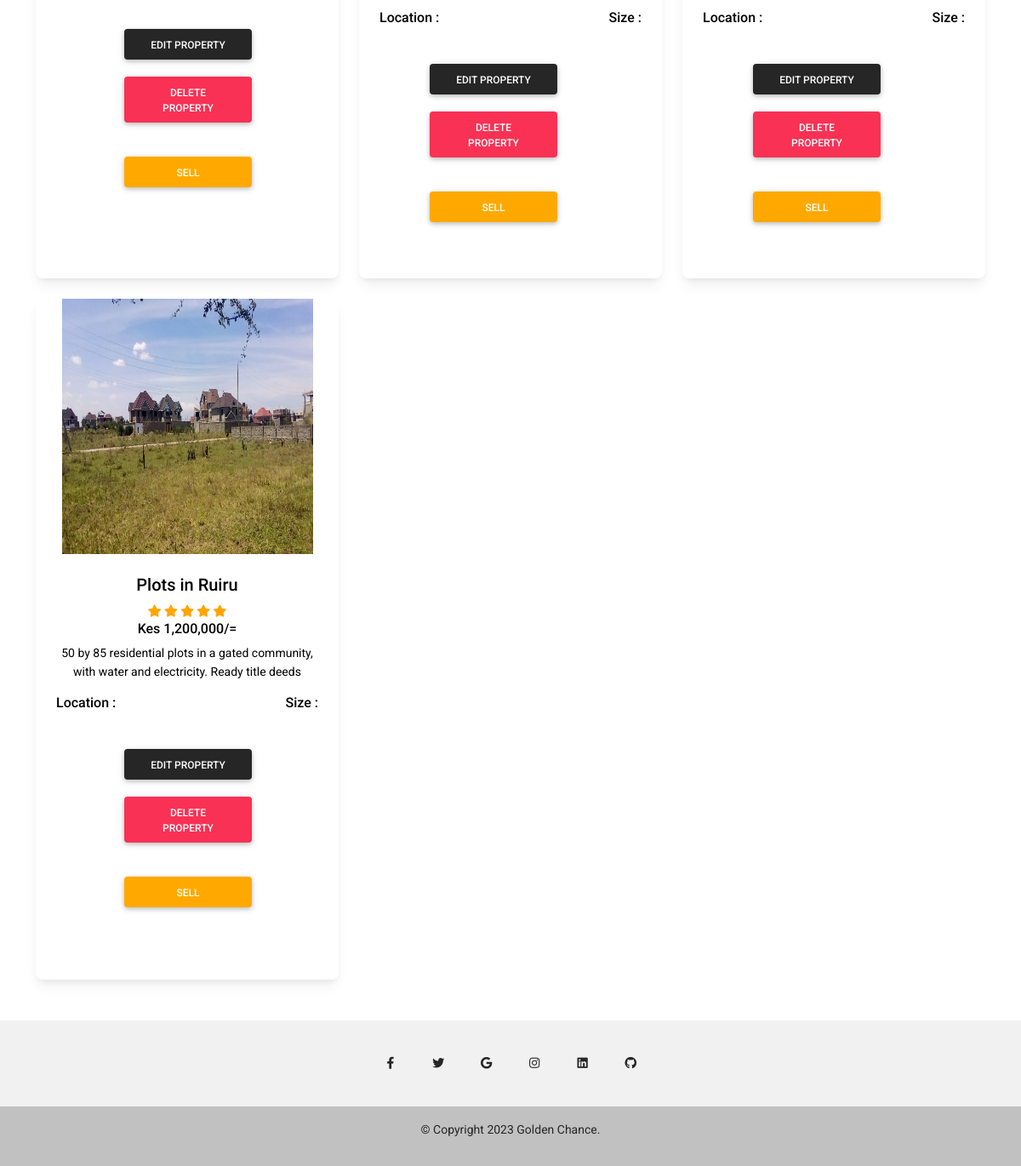
Page /Site/php/Admin/admin.php (signed in, lower part) on the earlier database version.
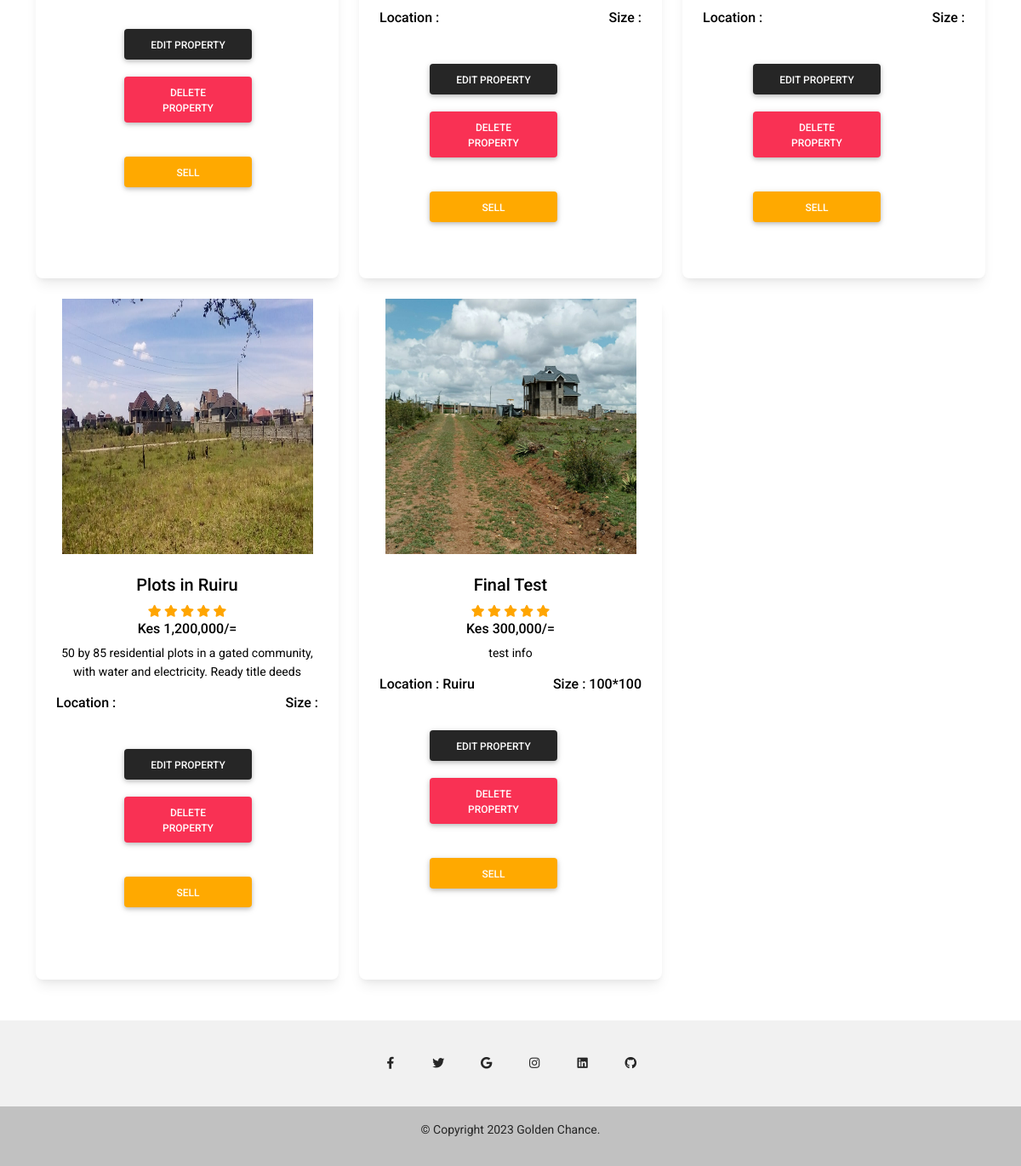
Same page on the later database version.
### tables this page shows
CREATE TABLE `products` (
  `id` int(11) NOT NULL,
  `productname` varchar(100) NOT NULL,
  `price` int(100) NOT NULL,
  `productinfo` varchar(100) NOT NULL,
  `productimage` varchar(100) NOT NULL,
  `ext` varchar(100) NOT NULL,
  `category` varchar(100) NOT NULL,
  `products` varchar(100) NOT NULL,
  `code` varchar(100) NOT NULL,
  `location` varchar(100) NOT NULL,
  `size` varchar(100) NOT NULL,
  `Date` date NOT NULL,
  `Time` time(1) NOT NULL
);

### Site/php/Admin/admin.php (the view, shortened to what the changed rows need)
<?php
require_once '../includes/config.php';
$sql="SELECT * FROM admin where role='" . $_SESSION["role"] . "' GROUP BY role";
$stmt = $DBH->prepare($sql);
$stmt->execute();
?>
<!DOCTYPE html>
<html lang="en">
  <head>
    <link
      rel="stylesheet"
      href="https://use.fontawesome.com/releases/v5.15.2/css/all.css"
    />
    <link href="https://cdn.jsdelivr.net/npm/bootstrap@5.0.2/dist/css/bootstrap.min.css" rel="stylesheet">
    <link rel ="stylesheet" type = "text/css" href ="css/admin.css">
    <link rel="stylesheet" href="../../css/styles.css" />
    <link rel="stylesheet" href="../../css/extrastyles.css" />
  </head>
  <body>
    <main class="mt-5">
      <div class="container">
    <br>
    <br>
    <br><br>
        <?php
         require_once '../includes/config.php';
         if (isset($_POST['submit'])){
         $search = $_POST['search'];
        $sql="SELECT * FROM products where (category LIKE '%" . $_POST["search"] . "%') OR (productname LIKE '%" . $_POST["search"] . "%') OR (productinfo LIKE '%" . $_POST["search"] . "%')OR (price LIKE '%" . $_POST["search"] . "%') OR (products LIKE '%" . $_POST["search"] . "%') GROUP BY code ";
        $stmt = $DBH->prepare($sql);
        $stmt->execute();
        $total = $stmt->rowCount();
      }
      else{
        $sql="SELECT * FROM products GROUP BY code ";
        $stmt = $DBH->prepare($sql);
        $stmt->execute();
      }
    ?>
        <section class="text-center mb-4" >
        <?php
          $t = 0;
          while($row = $stmt->fetchObject()) {
            $t++;
                if($t == 1)
                {
        ?>
      <div class="row" style="display:flex;">
            <div class="col-lg-4 col-md-12 mb-4">
              <div class="card" style="height:800px;">
                <div class="bg-image hover-overlay ripple" data-mdb-ripple-color="light">
                  <?php if ($row->ext == 'mp4') { ?>
                    <video style="max-width:295px; height:300px;" autoplay muted loop>
                       <source src="<?php echo "products/". "{$row->productimage}";?>">
                    </video>
                    <?php } else { ?>
                      <img src="<?php echo "products/" . "{$row->productimage}"; ?>" class="img-fluid" style="max-width:295px; height:300px;" />
                    <?php } ?>
                </div>
                <div class="card-body">
                  <h5 class="card-title"><?php echo "{$row->productname}"; ?></h5>
                  <span class="fa fa-star checked"></span>
                  <span class="fa fa-star checked"></span>
                  <span class="fa fa-star checked"></span>
                  <span class="fa fa-star checked"></span>
                  <span class="fa fa-star checked"></span>
                  <h6>Kes <?php echo number_format($row->price); ?>/=</h6>
                  <p class="card-text">
                  <?php echo "{$row->productinfo}"; ?>
                  </p>
                  <div class="location-size"><h6 style="float:left;">Location : <?php echo "{$row->location}"; ?></h6> <h6 style="float:right;">Size : <?php echo "{$row->size}"; ?></h6></div>
                  <br><br>
                  <div class="tools" style="display:flex;margin-left:-40px;">
                  <div class="tools" style="display:flex;margin-left:100px;">
                    <div class="delete-edit" style="margin-left:auto;margin-right:auto;display:block;">
                      <div class="edit" >
                        <a href="editproperties.php?property=<?php echo "{$row->code}"; ?>"><button style="margin-top:20px;" class="btn btn-dark ">Edit Property</button></a>
                      </div>
                      <form action="deleteproducts.php" method="post" style="box-shadow:none;">
                        <button type="submit" class="btn btn-danger " name="deleteproduct_btn">DELETE PROPERTY</button>
                      </form>
                        <?php
                          require_once '../includes/config.php';
                          $sql1="SELECT * FROM soldout WHERE propertyId = '$row->code' ";
                          $stmt1 = $DBH->prepare($sql1);
                          $stmt1->execute();
                          if($stmt1->rowCount() == 1) {
                          while($row1 = $stmt1->fetchObject()) {
                         ?>
                        <a class="btn btn-danger" style="cursor: no-drop;">SOLD OUT</a>
                        <?php }}else{?>
                        <form action="deleteproducts.php" method="post" style="box-shadow:none;">
                          <button type="submit" class="btn btn-warning" name="soldbtn">SEll</button>
                        </form>
                        <?php }?>
                    </div>
                  </div>
                 </div>
                  <br>
                </div>
              </div>
            </div>
        <?php
            }else if($t == 3){
              ?>
              <div class="col-lg-4 col-md-12 mb-4">
              <div class="card" style="height:800px;">
                <div class="card-body">
                  <div class="location-size"><h6 style="float:left;">Location : <?php echo "{$row->location}"; ?></h6> <h6 style="float:right;">Size : <?php echo "{$row->size}"; ?></h6></div>
                  <br><br>
                  <div class="tools" style="display:flex;margin-left:-40px;">
                    <div class="delete-edit" style="margin-left:auto;margin-right:auto;display:block;">
                       <div class="edit" >
                         <a href="editproperties.php?property=<?php echo "{$row->code}"; ?>"><button style="margin-top:20px;" class="btn btn-dark ">Edit Property</button></a>
                      </div>
                      <form action="deleteproducts.php" method="post" style="box-shadow:none;">
                        <button type="submit" class="btn btn-danger " name="deleteproduct_btn">DELETE PROPERTY</button>
                      </form>
                        <?php
                          require_once '../includes/config.php';
                          $sql1="SELECT * FROM soldout WHERE propertyId = '$row->code' ";
                          $stmt1 = $DBH->prepare($sql1);
                          $stmt1->execute();
                          if($stmt1->rowCount() == 1) {
                          while($row1 = $stmt1->fetchObject()) {
                         ?>
                        <a class="btn btn-danger" style="cursor: no-drop;">SOLD OUT</a>
                        <?php }}else{?>
                        <form action="deleteproducts.php" method="post" style="box-shadow:none;">
                          <button type="submit" class="btn btn-warning" name="soldbtn">SEll</button>
                        </form>
                        <?php }?>
                    </div>
                  </div>
                  <br>
                </div>
              </div>
            </div>
      </div>
            <?php
                  $t = 0;
                }else{
                  ?>
            <div class="col-lg-4 col-md-12 mb-4">
              <div class="card" style="height:800px;">
                <div class="bg-image hover-overlay ripple" data-mdb-ripple-color="light">
                  <?php if ($row->ext == 'mp4') { ?>
                    <video style="max-width:295px; height:300px;" autoplay muted loop>
                       <source src="<?php echo "products/". "{$row->productimage}";?>">
                    </video>
                    <?php } else { ?>
                      <img src="<?php echo "products/" . "{$row->productimage}"; ?>" class="img-fluid" style="max-width:295px; height:300px;" />
                    <?php } ?>
                </div>
                <div class="card-body">
                  <h5 class="card-title"><?php echo "{$row->productname}"; ?></h5>
                  <span class="fa fa-star checked"></span>
                  <span class="fa fa-star checked"></span>
                  <span class="fa fa-star checked"></span>
                  <span class="fa fa-star checked"></span>
                  <span class="fa fa-star checked"></span>
                  <h6>Kes <?php echo number_format($row->price); ?>/=</h6>
                  <p class="card-text">
                  <?php echo "{$row->productinfo}"; ?>
                  </p>
                  <div class="location-size"><h6 style="float:left;">Location : <?php echo "{$row->location}"; ?></h6> <h6 style="float:right;">Size : <?php echo "{$row->size}"; ?></h6></div>
                  <br><br>
                    <div class="tools" style="display:flex;margin-left:-40px;">
                     <div class="delete-edit" style="margin-left:auto;margin-right:auto;display:block;">
                        <div class="edit" >
                          <a href="editproperties.php?property=<?php echo "{$row->code}"; ?>"><button style="margin-top:20px;" class="btn btn-dark ">Edit Property</button></a>
                        </div>
                        <form action="deleteproducts.php" method="post" style="box-shadow:none;">
                          <button type="submit" class="btn btn-danger " name="deleteproduct_btn">DELETE PROPERTY</button>
                        </form>
                        <?php
                          require_once '../includes/config.php';
                          $sql1="SELECT * FROM soldout WHERE propertyId = '$row->code' ";
                          $stmt1 = $DBH->prepare($sql1);
                          $stmt1->execute();
                          if($stmt1->rowCount() == 1) {
                          while($row1 = $stmt1->fetchObject()) {
                         ?>
                        <a class="btn btn-danger" style="cursor: no-drop;">SOLD OUT</a>
                        <?php }}else{?>
                        <form action="deleteproducts.php" method="post" style="box-shadow:none;">
                          <button type="submit" class="btn btn-warning" name="soldbtn">SEll</button>
                        </form>
                        <?php }?>
                      </div>
                    </div>
                </div>
                <br>
              </div>
            </div>
            <?php
                }
            }
            if($t < 3){
              ?>
              </div>
              <?php
            }
            ?>
          </section>
      </div>
    </main>
  </body>
</html>

Differences in the rows shown:
added products: productimage (picture), productname "Final Test", price "300,000", productinfo "test info", location "Ruiru", size "100*100"
